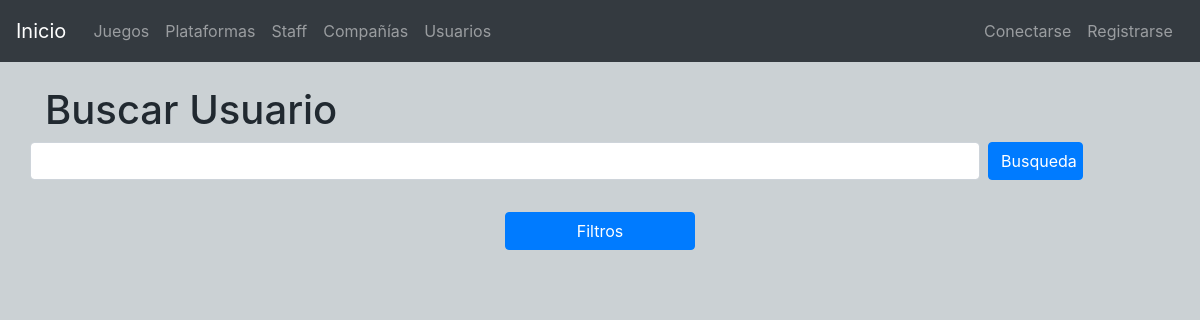
Before: /pages/listadoUsuarios.php with the older database file.
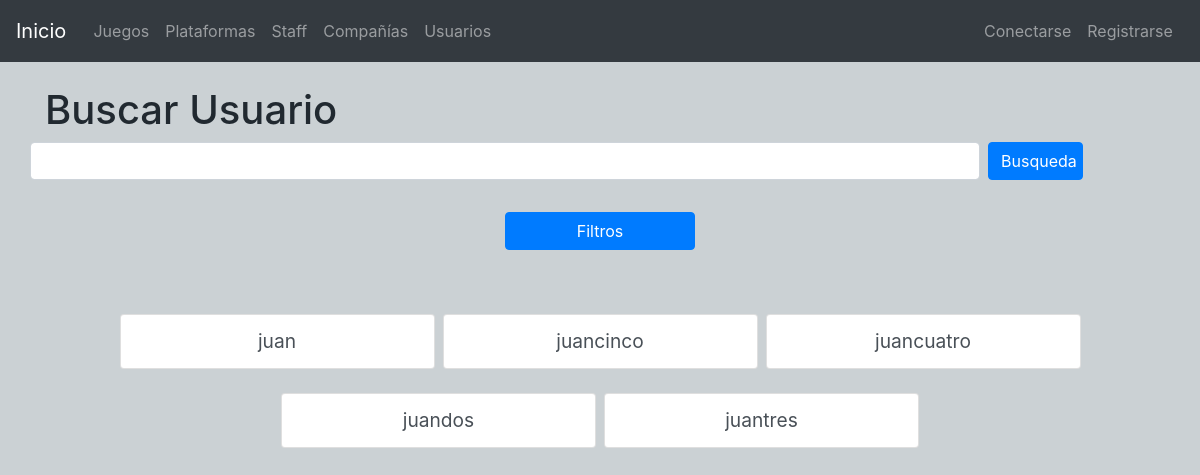
After: the same page with the newer database file.
### tables this page shows
CREATE TABLE `cuentas` (
  `ID` int(6) NOT NULL,
  `NOMBRE` varchar(40) NOT NULL,
  `PASSWORD` varchar(40) NOT NULL,
  `EMAIL` varchar(50) NOT NULL,
  `registro` date NOT NULL,
  `tipo` int(1) NOT NULL,
  `clave` varchar(100) DEFAULT NULL,
  `ACTIVO` tinyint(1) NOT NULL
);

### servidor/bbdd.php (called while the page is built, shortened)
<?php
function connectDB()
{
    try
    {
        $opc=array(PDO::MYSQL_ATTR_INIT_COMMAND => "SET NAMES utf8", PDO::ATTR_ERRMODE => PDO::ERRMODE_EXCEPTION);
        $dsn="mysql:host=localhost;dbname=videojuegos";
        $usuario="root";
        $contrasena="";
        $base=new PDO($dsn,$usuario,$contrasena,$opc);
    }
    catch (PDOException $e)
    {
        die ("Error".$e->getMessage());
        $resultado=null;
    }
    return $base;
}
?>

### modelo/listadoUsuarios.php (called while the page is built, shortened)
<?php
class ListaUsuario
{
    private $numTotal;
    public $numResultados = 9;
    public $pages;
    function __construct()
    {
        $this->getNumeroUsuario();
        $this->pages = new Paginator($this->numResultados, "p");
        $this->pages->set_total($this->numTotal);
    }
    public function getListadoUsuarios()
    {
        $this->miconexion=connectDB();
        $sql="SELECT id, nombre, registro from cuentas where ACTIVO=1 order by nombre ".$this->pages->get_limit();
        $select=$this->miconexion->prepare($sql);
        $select->execute();
        return $select->fetchAll(PDO::FETCH_ASSOC);
    }
    private function getNumeroUsuario()
    {
        $this->miconexion=connectDB();
        $sql = "select count(*) as total from cuentas";
        $rows=$this->miconexion->prepare($sql);
        $rows->execute();
        $total = $rows->fetch();
        $this->numTotal = $total["total"];
    }
}
?>

### controller/listadoUsuarios.php (called while the page is built, shortened)
<?php
include("../utilities/utilities.php");
include_once("../servidor/bbdd.php");
include('../utilities/paginator.php');
include("../modelo/listadoUsuarios.php");
$listado = new ListaUsuario();
$filaCuentas = $listado->getListadoUsuarios();
$resPorTabla = $listado->numResultados/3;
?>

### utilities/paginator.php (called while the page is built, shortened)
<?php
class Paginator{
	private $_perPage;
	private $_instance;
	private $_page;
	public function __construct($perPage,$instance){
		$this->_instance = $instance;
		$this->_perPage = $perPage;
	}
	public function get_start(){
		return ($this->_page * $this->_perPage) - $this->_perPage;
	}
	private function set_instance(){
		$this->_page = (int) (!isset($_GET[$this->_instance]) ? 1 : $_GET[$this->_instance]);
		$this->_page = ($this->_page == 0 ? 1 : $this->_page);
	}
	public function get_limit(){
        	return "LIMIT ".$this->get_start().",$this->_perPage";
        }
}

### pages/listadoUsuarios.php (the view, shortened to what this page needs)
<?php
include("../controller/listadoUsuarios.php");
?>
<div id="busqueda">
    <h1>Buscar Usuario</h1>
    <div class="form-group row">
        <input type="text" class="form-control col-10" id="txtBusqueda" placeholder="" name="txtBusqueda">
        <input type="button" id="btnBusqueda" class="btn btn-primary col-1 ml-2" value="Busqueda" />
    </div>
    <div class="form-group row">
        <input type="button" id="btnFiltro" class="btn btn-primary col-2 offset-5 text-center my-3" value="Filtros" />
    </div>
</div>
<div id="listado" class="col-12 mt-5">
    <?php
        $i=0;
        echo '<div class="list-inline text-center col-12">';
        foreach($filaCuentas as $fila)
        {
            if($i==$resPorTabla)
            {
                echo '</div>';
                echo '<div class="list-inline text-center col-12">';
                echo "<br>";
                $i=0;
            }
            $idActual=$fila["id"];
            echo '<li class="list-inline-item elementoListado"><a href="perfil.php?id='.$idActual.'" class="list-group-item list-group-item-action">'.$fila["nombre"].'</a></li>';
            $i++;
        }
        echo '</div>';
    ?>
</div>

Changed rows visible on the page:
now on this page (row edited): cuentas: NOMBRE "juan"
now on this page (row edited): cuentas: NOMBRE "juancinco"
now on this page (row edited): cuentas: NOMBRE "juancuatro"
now on this page (row edited): cuentas: NOMBRE "juandos"
now on this page (row edited): cuentas: NOMBRE "juantres"
